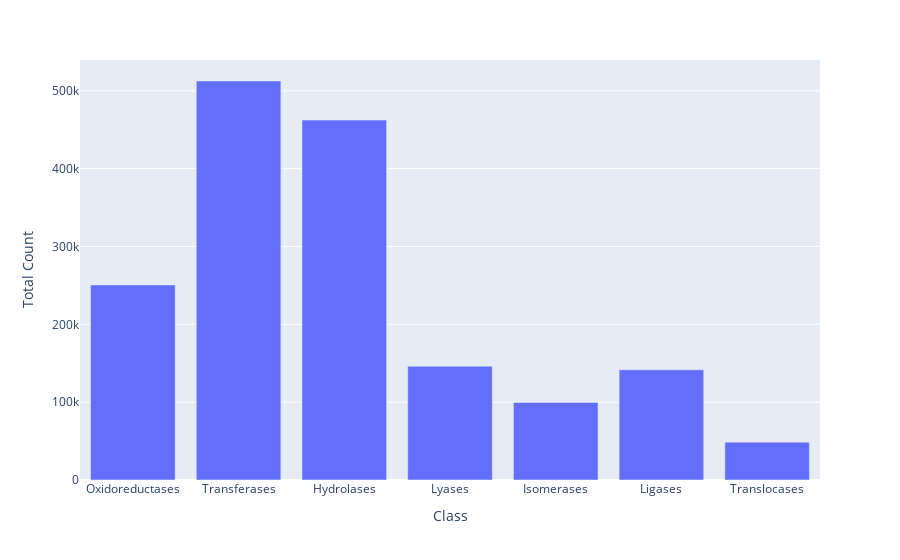

The notebook cell saved with this chart:
### Markdown cell above
### [2.1] taxa2ec enzyme diversity

### Code cell
data = pd.read_csv(os.path.join(DATA_DIR, 'taxa2ec-final.csv'), low_memory=False)
ecs = data.copy()

# Summing the abundance of enzymes across our taxa related to different enzyme groups
enzyme_df = ecs.value_counts("ec").reset_index().copy() #ecs.value_counts originally
enzyme_df['Group'] = enzyme_df['ec'].apply(lambda x: x.strip().split('.')[0])
grouped_df = enzyme_df.groupby('Group')['count'].sum().reset_index()
grouped_df.columns = ['Group','Total Count']
# Adding information on the type of enzymes
ec_class = ['Oxidoreductases','Transferases','Hydrolases','Lyases','Isomerases','Ligases','Translocases']
grouped_df['Class'] = ec_class

taxa_enzyme_counts = grouped_df[['Group','Class','Total Count']]
print(taxa_enzyme_counts)

import plotly.express as px

# Plot the occurrence of enzymes across all of our selected taxa 
fig2 = px.bar(taxa_enzyme_counts, x="Class", y="Total Count")
fig2.show()

### Figure 1 — Plotly figure (JSON) as saved in the notebook; plotly's stock layout.template omitted (floating-point values rounded to 4 significant figures)
{"data": [{"alignmentgroup": "True", "hovertemplate": "Class=%{x}<br>Total Count=%{y}<extra></extra>", "legendgroup": "", "marker": {"color": "#636efa", "pattern": {"shape": ""}}, "name": "", "offsetgroup": "", "orientation": "v", "showlegend": false, "textposition": "auto", "type": "bar", "x": ["Oxidoreductases", "Transferases", "Hydrolases", "Lyases", "Isomerases", "Ligases", "Translocases"], "xaxis": "x", "y": [250577, 512583, 462458, 146148, 99566, 141588, 48603], "yaxis": "y"}], "layout": {"barmode": "relative", "legend": {"tracegroupgap": 0}, "margin": {"t": 60}, "xaxis": {"anchor": "y", "domain": [0, 1], "title": {"text": "Class"}}, "yaxis": {"anchor": "x", "domain": [0, 1], "title": {"text": "Total Count"}}}}
